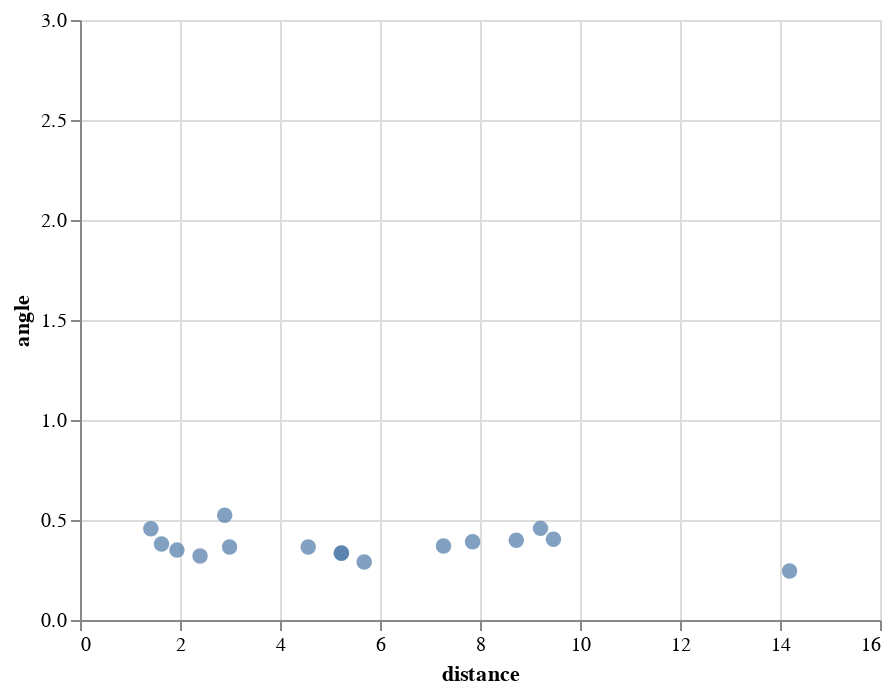

This figure's notebook cell:
### Code cell
df = pd.DataFrame()
df['distance'] = res['distance']
df['angle'] = res['angle']
df['driver'] = range(len(res['angle']))
alt.Chart(df).mark_circle(size=60).encode(
    x=alt.X('distance',scale=alt.Scale(domain=(0, 16))),
    y=alt.Y('angle',scale=alt.Scale(domain=(0, 3))),
    tooltip=['driver']
).interactive()

### Figure 1 — Vega-Lite specification as saved in the notebook (floating-point values rounded to 4 significant figures)
{"config": {"view": {"continuousWidth": 400, "continuousHeight": 300}}, "data": {"name": "data-4e803d38e25fb9c91b093af90ca18aff"}, "mark": {"type": "circle", "size": 60}, "encoding": {"tooltip": [{"field": "driver", "type": "quantitative"}], "x": {"field": "distance", "scale": {"domain": [0, 16]}, "type": "quantitative"}, "y": {"field": "angle", "scale": {"domain": [0, 3]}, "type": "quantitative"}}, "selection": {"selector008": {"type": "interval", "bind": "scales", "encodings": ["x", "y"]}}, "$schema": "https://vega.github.io/schema/vega-lite/v4.17.0.json", "datasets": {"data-4e803d38e25fb9c91b093af90ca18aff": [{"distance": 1.63, "angle": 0.3797, "driver": 0}, {"distance": null, "angle": 0.3685, "driver": 1}, {"distance": 7.27, "angle": 0.3702, "driver": 2}, {"distance": 5.226, "angle": 0.3341, "driver": 3}, {"distance": 1.417, "angle": 0.4566, "driver": 4}, {"distance": 9.21, "angle": 0.4581, "driver": 5}, {"distance": 7.852, "angle": 0.3915, "driver": 6}, {"distance": 8.726, "angle": 0.3987, "driver": 7}, {"distance": 1.939, "angle": 0.3494, "driver": 8}, {"distance": 4.565, "angle": 0.365, "driver": 9}, {"distance": 9.469, "angle": 0.4037, "driver": 10}, {"distance": 5.684, "angle": 0.2898, "driver": 11}, {"distance": 14.19, "angle": 0.2453, "driver": 12}, {"distance": 2.401, "angle": 0.3199, "driver": 13}, {"distance": 5.23, "angle": 0.3345, "driver": 14}, {"distance": 2.992, "angle": 0.3646, "driver": 15}, {"distance": 2.893, "angle": 0.5237, "driver": 16}]}}
